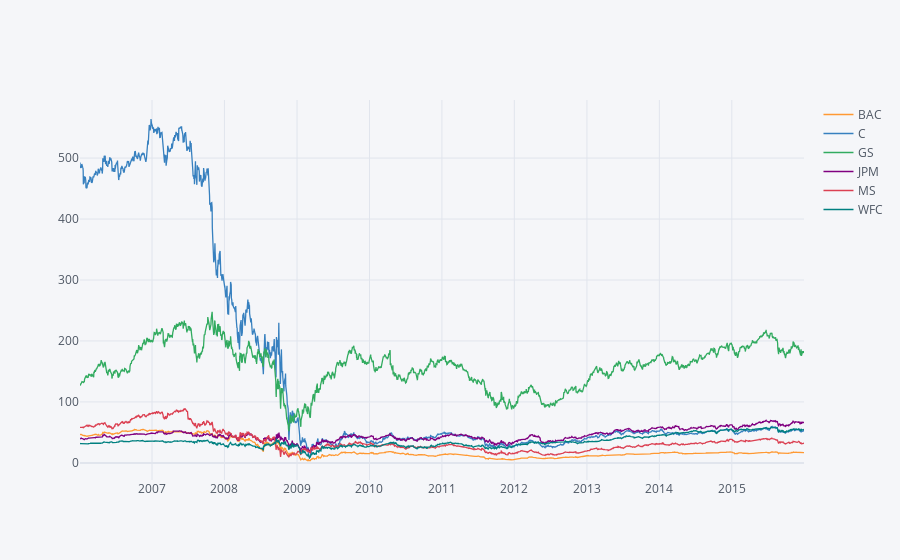

This figure's notebook cell:
### Code cell
# iplot method

bank_stocks.xs(key='Close',axis=1,level='Stock Info').iplot()

### Figure 1 — Plotly figure (JSON) as saved in the notebook; plotly's stock layout.template omitted (floating-point values rounded to 4 significant figures; data arrays with more than 128 entries replaced by an {"elided": "..."} marker saying what was removed)
{"data": [{"line": {"color": "rgba(255, 153, 51, 1.0)", "dash": "solid", "shape": "linear", "width": 1.3}, "mode": "lines", "name": "BAC", "text": "", "type": "scatter", "x": {"elided": "2517 str values"}, "y": {"elided": "2517 float values"}}, {"line": {"color": "rgba(55, 128, 191, 1.0)", "dash": "solid", "shape": "linear", "width": 1.3}, "mode": "lines", "name": "C", "text": "", "type": "scatter", "x": {"elided": "2517 str values"}, "y": {"elided": "2517 float values"}}, {"line": {"color": "rgba(50, 171, 96, 1.0)", "dash": "solid", "shape": "linear", "width": 1.3}, "mode": "lines", "name": "GS", "text": "", "type": "scatter", "x": {"elided": "2517 str values"}, "y": {"elided": "2517 float values"}}, {"line": {"color": "rgba(128, 0, 128, 1.0)", "dash": "solid", "shape": "linear", "width": 1.3}, "mode": "lines", "name": "JPM", "text": "", "type": "scatter", "x": {"elided": "2517 str values"}, "y": {"elided": "2517 float values"}}, {"line": {"color": "rgba(219, 64, 82, 1.0)", "dash": "solid", "shape": "linear", "width": 1.3}, "mode": "lines", "name": "MS", "text": "", "type": "scatter", "x": {"elided": "2517 str values"}, "y": {"elided": "2517 float values"}}, {"line": {"color": "rgba(0, 128, 128, 1.0)", "dash": "solid", "shape": "linear", "width": 1.3}, "mode": "lines", "name": "WFC", "text": "", "type": "scatter", "x": {"elided": "2517 str values"}, "y": {"elided": "2517 float values"}}], "layout": {"legend": {"bgcolor": "#F5F6F9", "font": {"color": "#4D5663"}}, "paper_bgcolor": "#F5F6F9", "plot_bgcolor": "#F5F6F9", "title": {"font": {"color": "#4D5663"}}, "xaxis": {"gridcolor": "#E1E5ED", "showgrid": true, "tickfont": {"color": "#4D5663"}, "title": {"font": {"color": "#4D5663"}, "text": ""}, "zerolinecolor": "#E1E5ED"}, "yaxis": {"gridcolor": "#E1E5ED", "showgrid": true, "tickfont": {"color": "#4D5663"}, "title": {"font": {"color": "#4D5663"}, "text": ""}, "zerolinecolor": "#E1E5ED"}}}
